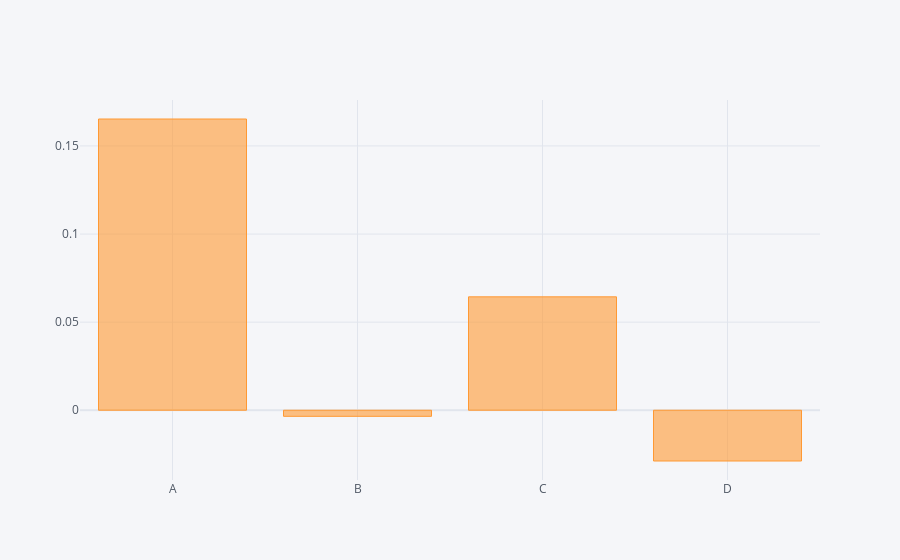

Notebook cell for this chart:
### Code cell
df.mean().iplot(kind='bar')

### Figure 1 — Plotly figure (JSON) as saved in the notebook; plotly's stock layout.template omitted (floating-point values rounded to 4 significant figures)
{"data": [{"marker": {"color": "rgba(255, 153, 51, 0.6)", "line": {"color": "rgba(255, 153, 51, 1.0)", "width": 1}}, "name": "None", "orientation": "v", "text": "", "type": "bar", "x": ["A", "B", "C", "D"], "y": [0.1653, -0.00346, 0.06435, -0.02882]}], "layout": {"legend": {"bgcolor": "#F5F6F9", "font": {"color": "#4D5663"}}, "paper_bgcolor": "#F5F6F9", "plot_bgcolor": "#F5F6F9", "title": {"font": {"color": "#4D5663"}}, "xaxis": {"gridcolor": "#E1E5ED", "showgrid": true, "tickfont": {"color": "#4D5663"}, "title": {"font": {"color": "#4D5663"}, "text": ""}, "zerolinecolor": "#E1E5ED"}, "yaxis": {"gridcolor": "#E1E5ED", "showgrid": true, "tickfont": {"color": "#4D5663"}, "title": {"font": {"color": "#4D5663"}, "text": ""}, "zerolinecolor": "#E1E5ED"}}}
